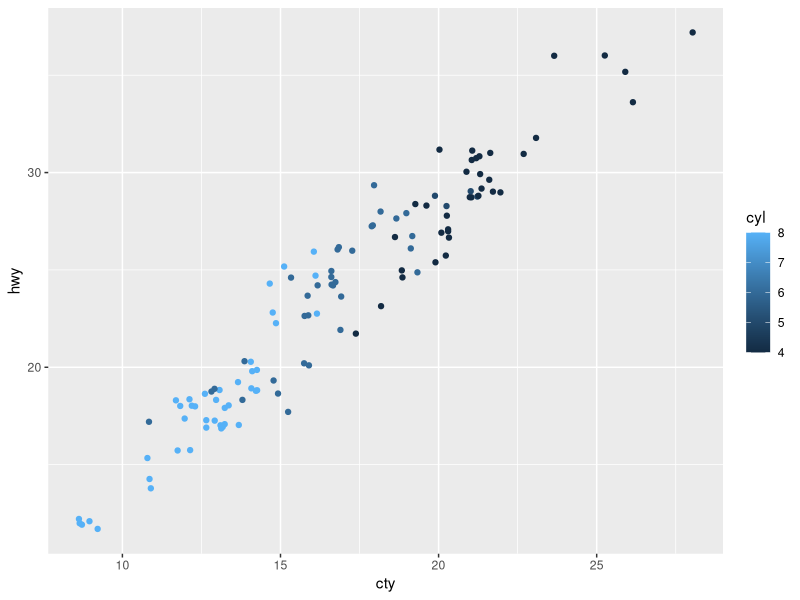
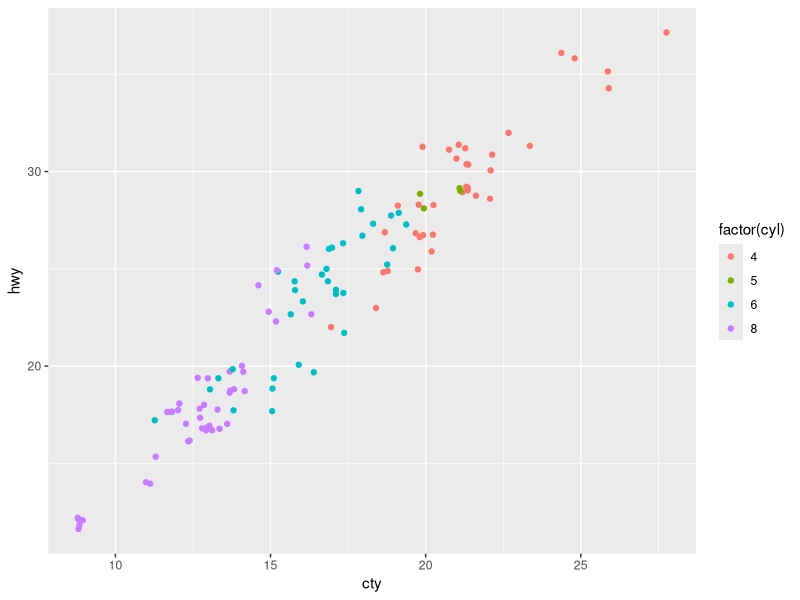
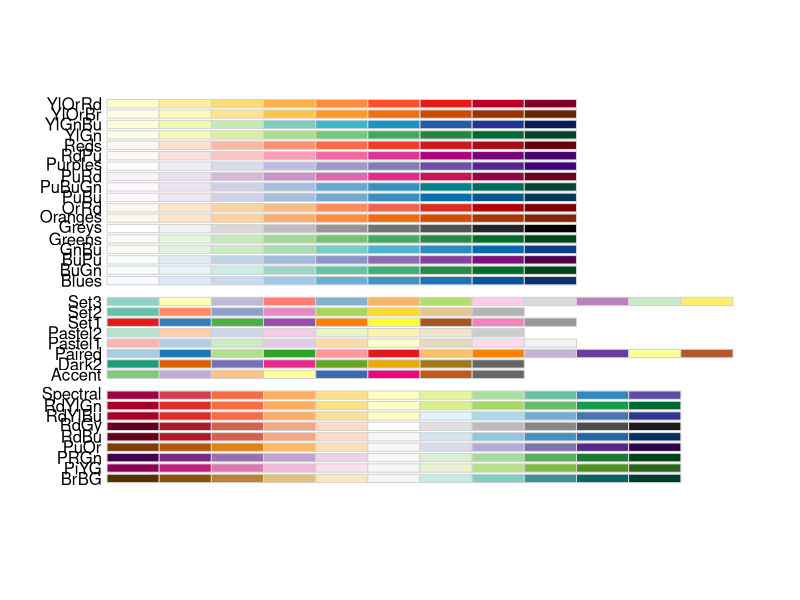
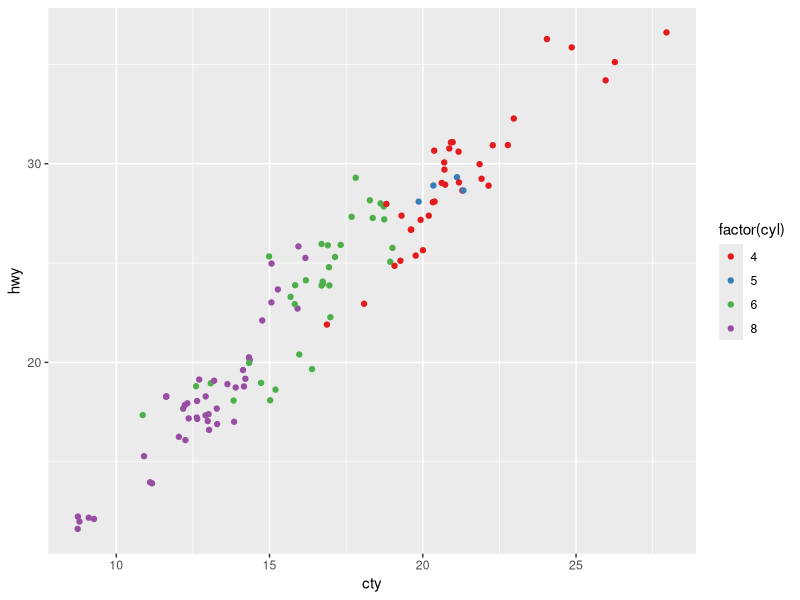
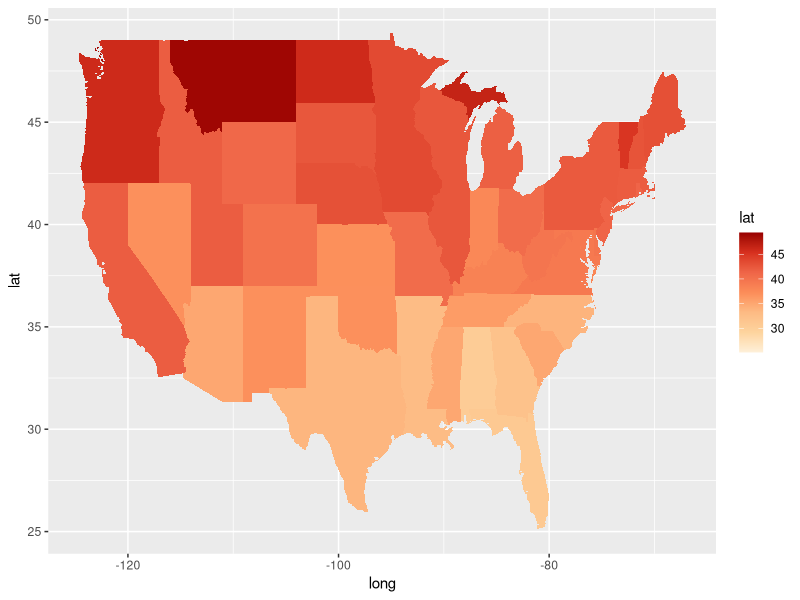
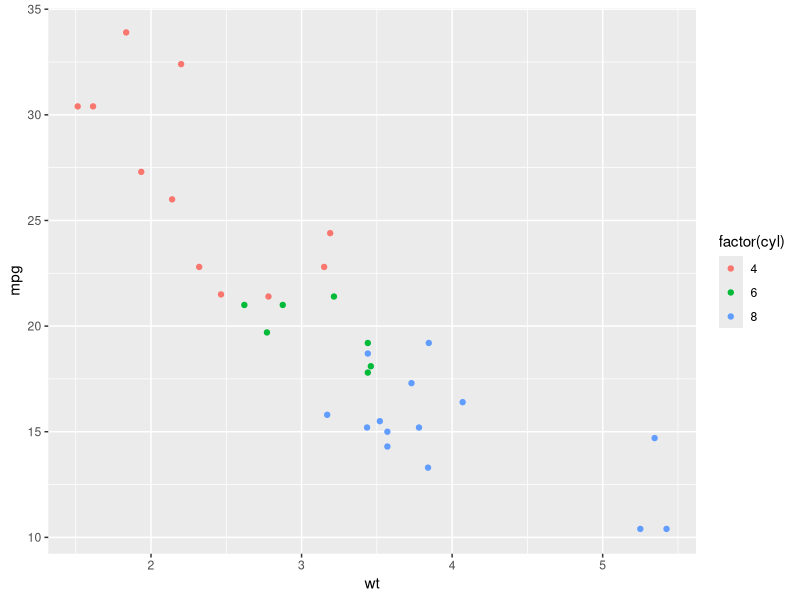
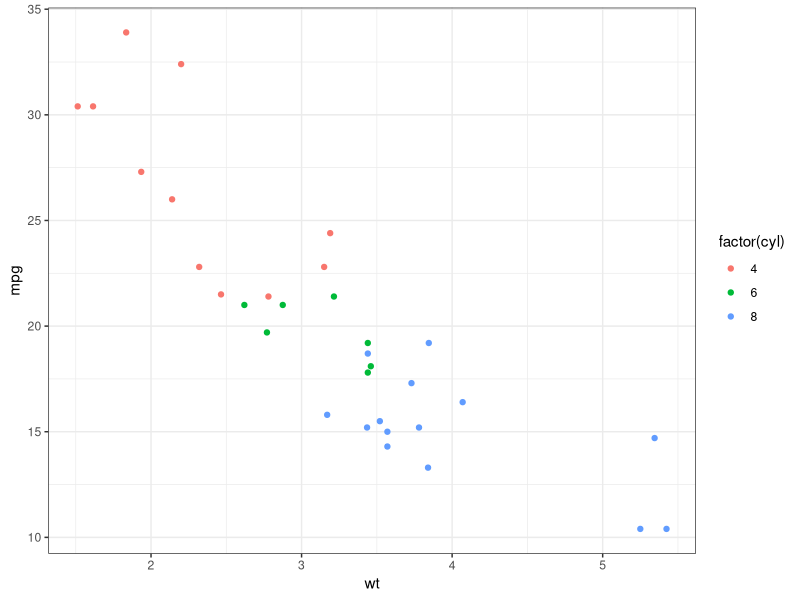
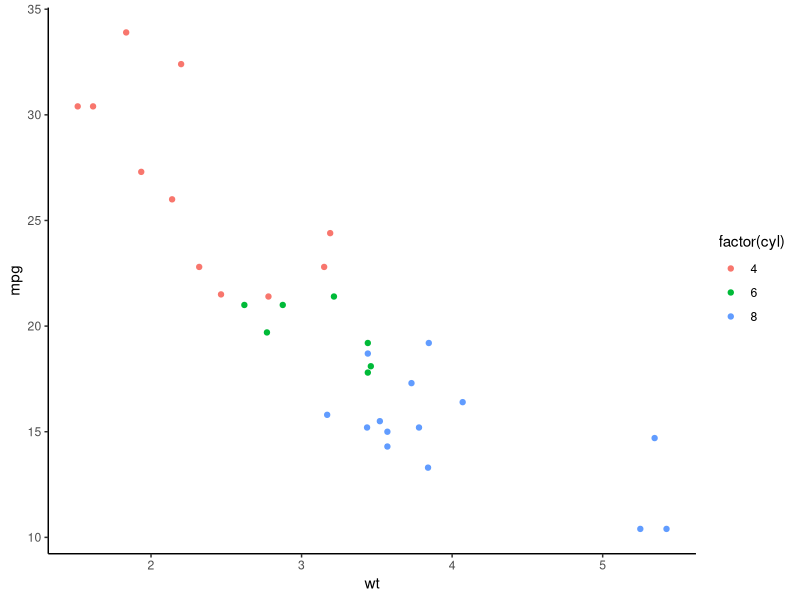

Write R code to recreate these figures, in order. (Note: this script raises an error after producing the figures.)
## ---- chunk 1
knitr::opts_chunk$set(echo = TRUE, cache=TRUE, message=FALSE, warning=FALSE)
library(tidyverse)
## ---- chunk 2
library(tidyverse)
p1 <- mpg %>% filter(year == 2008) %>%
  ggplot(aes(x = cty, y = hwy, color = cyl)) +
  geom_point(position='jitter')
p1 + scale_color_continuous()
## ---- chunk 3
p2 <- mpg %>% filter(year == 2008) %>%
  ggplot(aes(x = cty, y = hwy, color = factor(cyl))) +
  geom_point(position='jitter')
p2 + scale_color_discrete()
## ---- chunk 4
library(RColorBrewer)
display.brewer.all()
## ---- chunk 5
p2 + scale_color_brewer(palette='Set1')
## ---- chunk 6
states <- map_data('state')
states %>% ggplot(aes(x = long, y = lat)) + 
  geom_polygon(aes(group = group, fill=lat)) + 
  scale_fill_distiller(palette='OrRd', direction=1)
## ---- chunk 7
p <- mtcars %>% ggplot(aes(x = wt, y =  mpg, color= factor(cyl))) + geom_point()
## ---- chunk 8
p + theme_grey()
## ---- chunk 9
p + theme_bw()
## ---- chunk 10
p + theme_classic()
## ---- chunk 11
p + theme_dark()
## ---- chunk 12
library(ggthemes)
## ---- chunk 13
us <- fortify(map_data('state'), region = 'region')
gg <-
 (ggplot()
  + geom_map(data  =  us, map = us,
             aes(x = long, y = lat, map_id = region, group = group),
             fill = 'white', color = 'black', size = 0.25)
  + coord_map('albers', lat0 = 39, lat1 = 45)
  + theme_map()
  )
## ---- chunk 14
gg + theme_map() 
## ---- chunk 15
p + theme_fivethirtyeight()
## ---- chunk 16
mpg %>% ggplot(aes(x = manufacturer)) + geom_bar() +
  theme(axis.text.x = element_text(angle=45, vjust=1, hjust=1))
